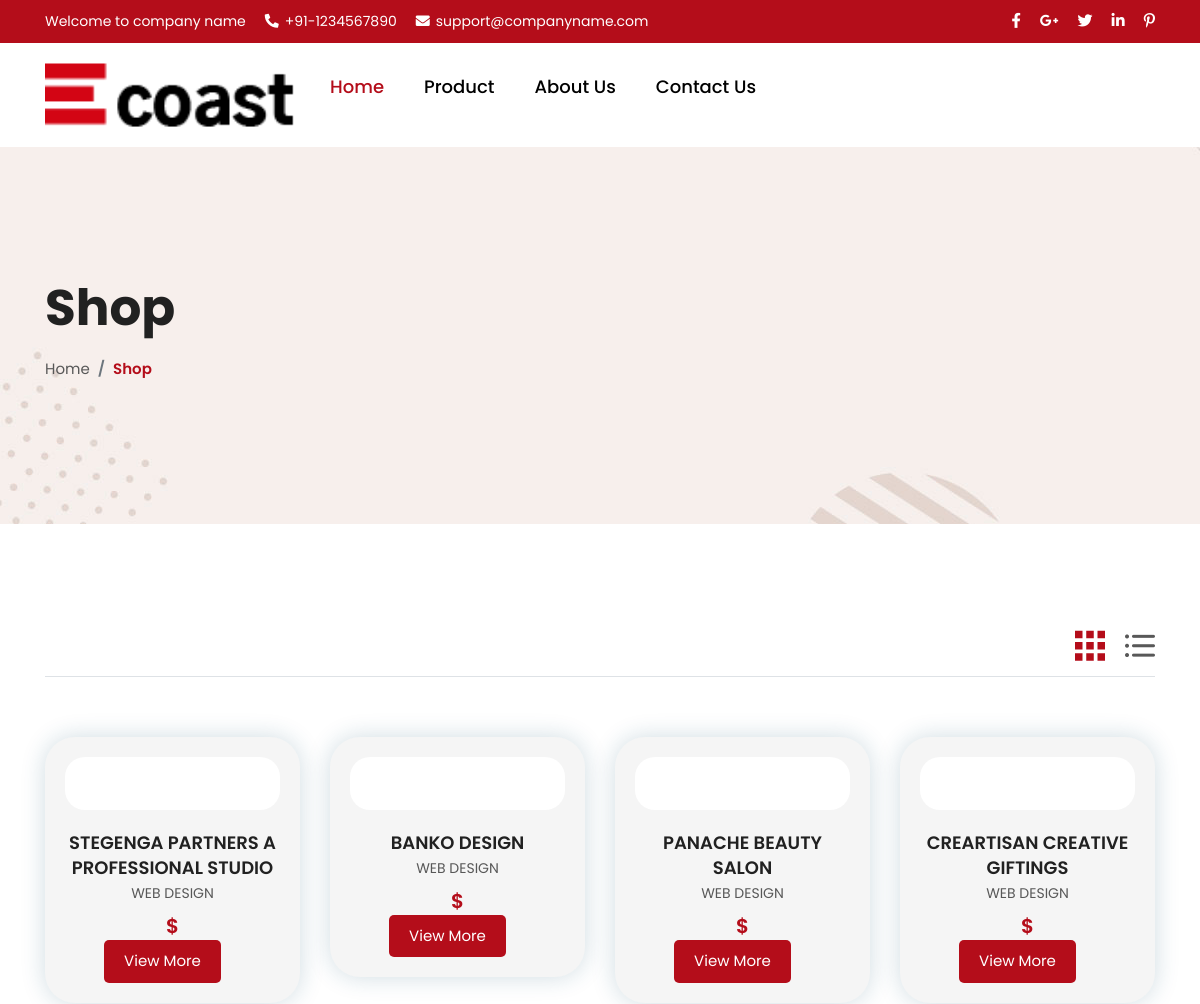
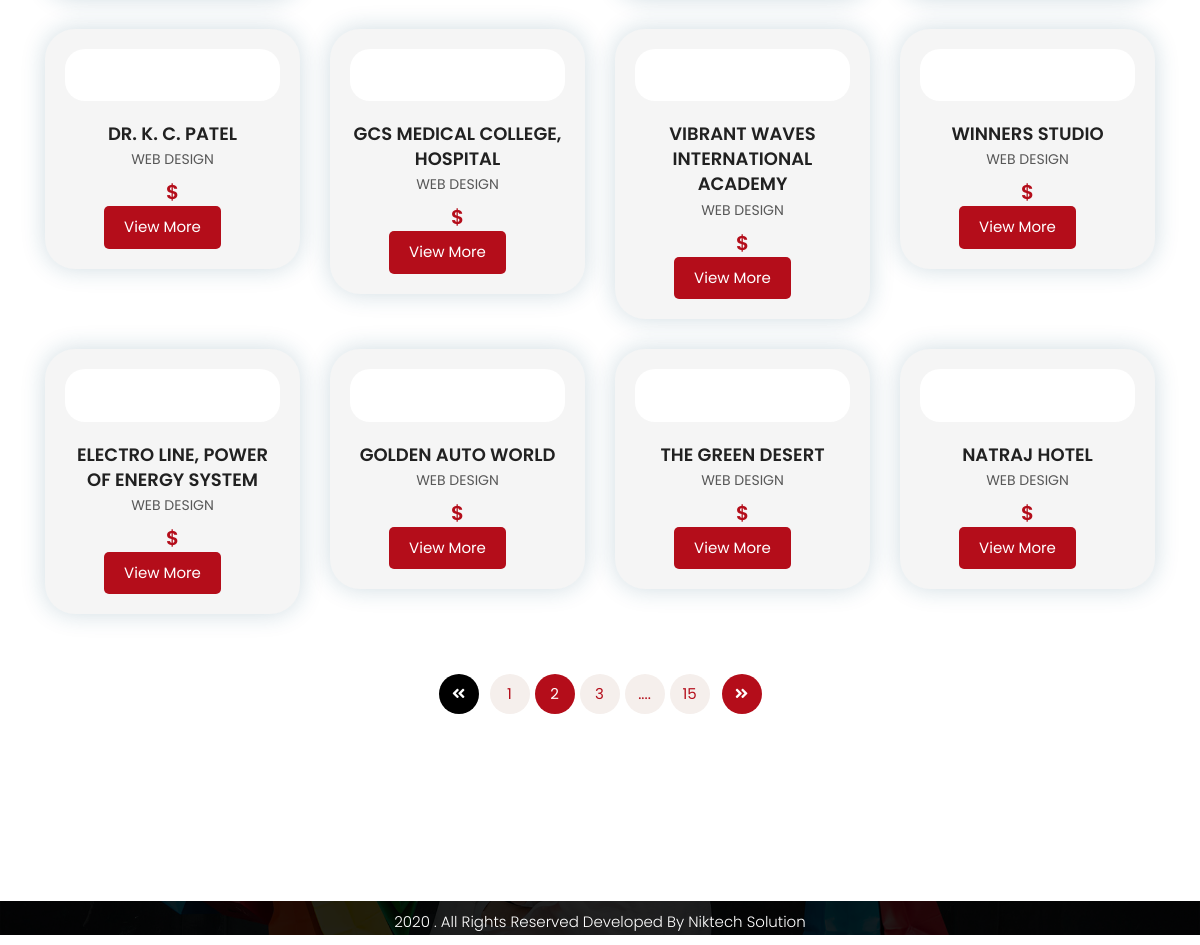
The app's page /shop.php, older data (2 pictures, top to bottom).
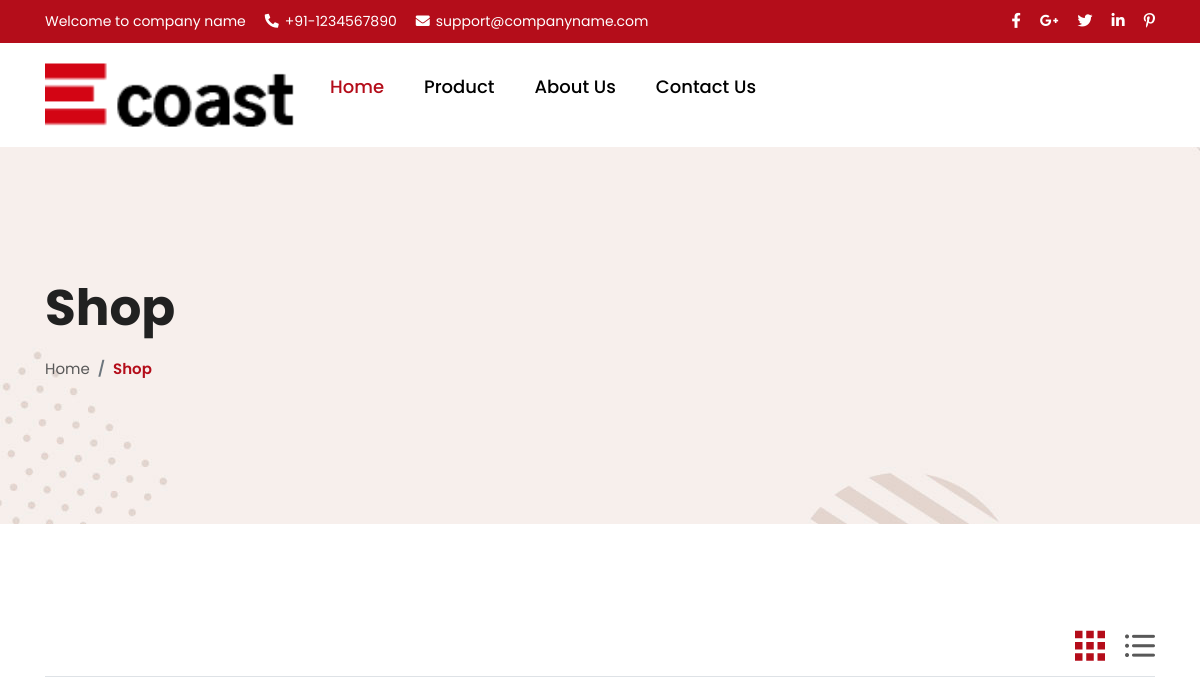
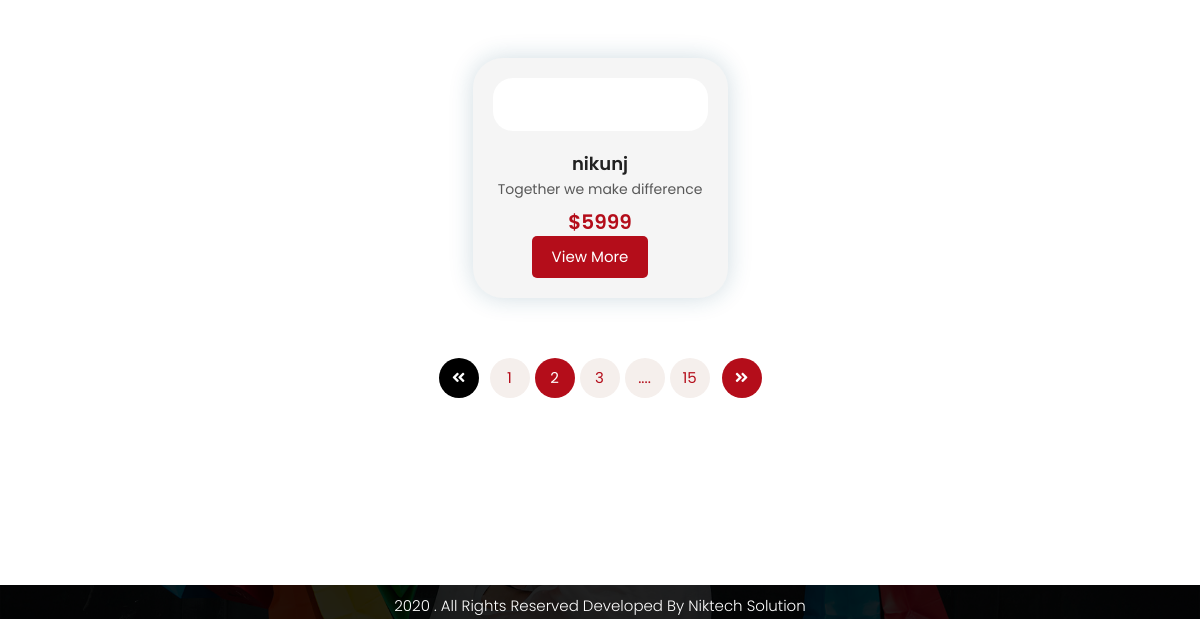
The same page, newer data (2 pictures, top to bottom).
### tables this page shows
CREATE TABLE `portfolio` (
  `id` int(10) NOT NULL,
  `cat_name` mediumtext NOT NULL,
  `image` mediumtext NOT NULL,
  `name` varchar(10000) NOT NULL,
  `title` varchar(1000) NOT NULL,
  `price` varchar(1000) NOT NULL,
  `dt_created` datetime NOT NULL DEFAULT current_timestamp(),
  `dt_updated` timestamp NOT NULL DEFAULT current_timestamp() ON UPDATE current_timestamp()
);

### shop.php (the view, shortened to what this page needs)
<!DOCTYPE html>
<html lang="en">
<head>
    <?php include('includes/headerscript.php');?>
</head>
<body>
    <?php include('includes/header.php');?>
    <section class="page-slider">
        <div class="hero-banner-content">
            <div class="container">
                <div class="row">
                    <div class="col-lg-6">
                        <h2 class="banner-title">Shop</h2>
                        <nav aria-label="breadcrumb">
                            <ol class="breadcrumb">
                                <li class="breadcrumb-item"><a href="index.php">Home</a></li>
                                <li class="breadcrumb-item active" aria-current="page">Shop</li>
                            </ol>
                        </nav>
                    </div>
                    <div class="col-lg-6">
                        <div class="about-slider-img">
                        </div>
                    </div>
                </div>
            </div>
        </div>
    </section>
    <section class="ws-section-spacing">
        <div class="container">
            <div class="row">
                <div class="col-lg-12">
                    <div class="shop-filter">
                         <ul class="nav nav-tabs title-bottom-spacing">
                            <li><a data-toggle="tab" href="#grid" class="active"><i class="flaticon-grid"></i></a></li>
                            <li><a data-toggle="tab" href="#list"><i class="flaticon-list-1"></i></a></li><br>
                        </ul>
                        <div class="tab-content">
                            <div id="grid" class="tab-pane fade in active">
                                <div class="row justify-content-sm-center">
                                     <?php
                        $query = "SELECT * FROM portfolio order by id DESC";
                        $result1 = mysqli_query($connect, $query);
                        if (mysqli_num_rows($result1) > 0) {
                        while ($row = mysqli_fetch_assoc($result1)) {
                             $cat_name = $row['cat_name'];
        $name = $row['name'];
        $title = $row['title'];
        $price = $row['price'];
                     ?>
                                     <div class="col-lg-3 col-md-4 col-sm-6 col-xs-12">
                                        <div class="product-card">
                                            <div class="product-bg">
                                            </div>
                                            <div class="product-content">
                                                <h5><a href="product-detail.php?name=<?php echo $name;?>"><?php echo $name;?></a></h5>
                                                <p><?php echo $title;?></p>
                                                <h4 class="price-text">$<?php echo $price;?></h4>
                                                <div class="p-button">
                                                    <a href="cat.php?cat_name=<?php echo $cat_name;?>">View More</a>
                                                </div>
                                            </div>
                                        </div>
                                    </div>
                 <?php
                           }
                        }
                        ?>
                                </div>
                            </div>
                        </div>
                    </div>
                    <nav aria-label="Page navigation example" class="navigation-btn">
                        <ul class="pagination justify-content-center">
                            <li class="page-item">
                                <a class="page-link" href="#" aria-label="Previous">
                                    <span aria-hidden="true"><i class="fas fa-angle-double-left"></i></span>
                                </a>
                            </li>
                            <li class="page-item"><a class="page-link" href="#">1</a></li>
                            <li class="page-item active"><a class="page-link" href="#">2</a></li>
                            <li class="page-item"><a class="page-link" href="#">3</a></li>
                            <li class="page-item"><a class="page-link" href="#">....</a></li>
                            <li class="page-item"><a class="page-link" href="#">15</a></li>
                            <li class="page-item">
                                <a class="page-link" href="#" aria-label="Next">
                                    <span aria-hidden="true"><i class="fas fa-angle-double-right"></i></span>
                                </a>
                            </li>
                        </ul>
                    </nav>
                </div>
            </div>
    </section>
    <?php include('includes/footer.php');?>
</body>
</html>

### includes/headerscript.php (shortened to what this page needs)
<link rel="stylesheet" href="css/bootstrap.min.css">
<link rel="stylesheet" href="css/animate.min.css">
<link rel="stylesheet" href="css/all.min.css">
<link rel="stylesheet" href="css/slicknav.min.css">
<link rel="stylesheet" href="css/slick-theme.css">
<link rel="stylesheet" href="css/slick.css">
<link rel="stylesheet" href="css/lity.min.css">
<link rel="stylesheet" href="fonts/flaticon.css">
<link rel="stylesheet" href="css/style.css">
<link rel="stylesheet" href="css/responsive.css">

### includes/header.php (shortened to what this page needs)
<header>
    <div class="topbar">
            <div class="container">
                <div class="row">
                    <div class="col-lg-9 col-md-12">
                        <div class="top-info">
                            <ul>
                                <li>Welcome to company name</li>
                                <li><i class="fas fa-phone-alt"></i>+91-1234567890</li>
                                <li><i class="fas fa-envelope"></i>support@companyname.com</li>
                            </ul>
                        </div>
                    </div>
                    <div class="col-lg-3 col-md-4">
                        <div class="top-socail">
                            <ul>
                                <li><a href="#"><i class="fab fa-facebook-f"></i></a></li>
                                <li><a href="#"><i class="fab fa-google-plus-g"></i></a></li>
                                <li><a href="#"><i class="fab fa-twitter"></i></a></li>
                                <li><a href="#"><i class="fab fa-linkedin-in"></i></a></li>
                                <li><a href="#"><i class="fab fa-pinterest-p"></i></a></li>
                            </ul>
                        </div>
                    </div>
                </div>
            </div>
    </div>
    <div class="header-fixed header-one mid-bar">
            <div class="container">
                <div class="row">
                    <div class="col-lg-3 col-md-3 col-sm-4">
                        <a href="#"><img src="images/logo.png" alt="" class="logo"></a>
                    </div>
                    <div class="col-lg-9 col-md-9 col-sm-8">
                        <nav class="navbar navbar-expand-lg navbar-light">
                            <div class="collapse navbar-collapse my-lg-0" id="navbarNav">
                                <ul class="navbar-nav mr-auto text-right">
                                    <li class="nav-item active">
                                        <a class="nav-link scroll" href="index.php">Home</a>
                                    </li>
                                    <li class="nav-item">
                                        <a class="nav-link scroll" href="shop.php">Product</a>
                                    </li>
                                    <li class="nav-item">
                                        <a class="nav-link scroll" href="about-us.php">About Us</a>
                                    </li>
                                    <li class="nav-item">
                                        <a class="nav-link scroll" href="contact-us.php">Contact Us</a>
                                    </li>
                                </ul>
                            </div>
                        </nav>
                    </div>
                </div>
            </div>
    </div>
</header>

### includes/footer.php
<footer class="footer-bg">
    <div class="container">
            <div class="copy-right">
                <span class="copy-right-seprater"></span>
                <p>2020 . All Rights Reserved Developed By Niktech Solution</p>
            </div>
    </div>
</footer>

### css/responsive.css (style rules this page uses)
@media (max-width: 1200px) { .about-slider-img { top: -14%; } }

Row changes from the older to the newer data that the page shows:
removed portfolio: name "STEGENGA PARTNERS A PROFESSIONAL STUDIO", title "WEB DESIGN"
removed portfolio: name "BANKO DESIGN", title "WEB DESIGN"
removed portfolio: name "PANACHE BEAUTY SALON", title "WEB DESIGN"
removed portfolio: name "CREARTISAN CREATIVE GIFTINGS", title "WEB DESIGN"
removed portfolio: name "DR. K. C. PATEL", title "WEB DESIGN"
removed portfolio: name "GCS MEDICAL COLLEGE, HOSPITAL", title "WEB DESIGN"
removed portfolio: name "VIBRANT WAVES INTERNATIONAL ACADEMY", title "WEB DESIGN"
removed portfolio: name "WINNERS STUDIO", title "WEB DESIGN"
removed portfolio: name "ELECTRO LINE, POWER OF ENERGY SYSTEM", title "WEB DESIGN"
removed portfolio: name "GOLDEN AUTO WORLD", title "WEB DESIGN"
removed portfolio: name "THE GREEN DESERT", title "WEB DESIGN"
removed portfolio: name "NATRAJ HOTEL", title "WEB DESIGN"
added portfolio: name "nikunj", title "Together we make difference", price "5999"
